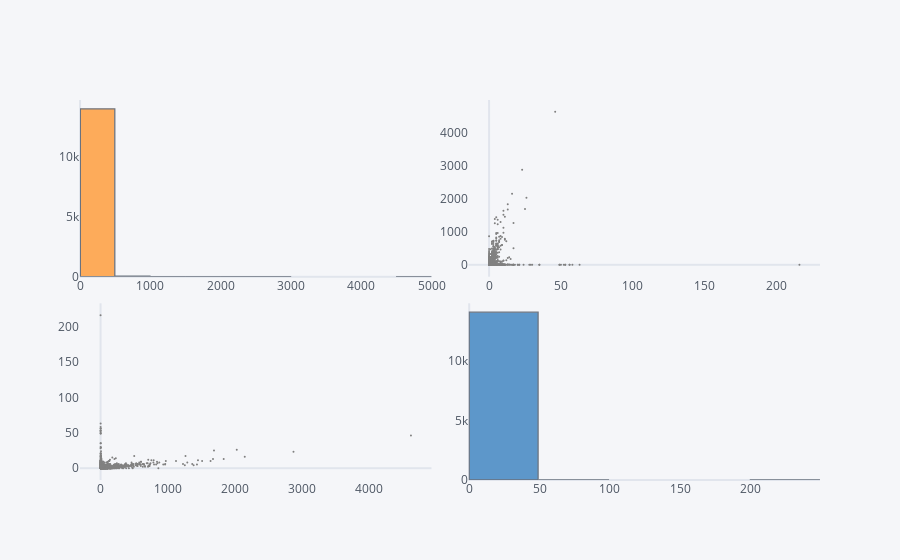

Notebook code for this chart:
### Code cell
train[['AL',"BA"]].scatter_matrix()

### Figure 1 — Plotly figure (JSON) as saved in the notebook; plotly's stock layout.template omitted (floating-point values rounded to 4 significant figures; data arrays with more than 128 entries replaced by an {"elided": "..."} marker saying what was removed)
{"data": [{"histfunc": "count", "histnorm": "", "marker": {"color": "rgba(255, 153, 51, 1.0)", "line": {"color": "#4D5663", "width": 1.3}}, "name": "AL", "nbinsx": 10, "opacity": 0.8, "orientation": "v", "type": "histogram", "x": {"elided": "14095 int values"}, "xaxis": "x", "yaxis": "y"}, {"line": {"color": "rgba(128, 128, 128, 1.0)", "dash": "solid", "shape": "linear", "width": 1.3}, "marker": {"size": 2, "symbol": "circle"}, "mode": "markers", "name": "AL", "text": "", "type": "scatter", "x": {"elided": "14095 int values"}, "xaxis": "x2", "y": {"elided": "14095 int values"}, "yaxis": "y2"}, {"line": {"color": "rgba(128, 128, 128, 1.0)", "dash": "solid", "shape": "linear", "width": 1.3}, "marker": {"size": 2, "symbol": "circle"}, "mode": "markers", "name": "BA", "text": "", "type": "scatter", "x": {"elided": "14095 int values"}, "xaxis": "x3", "y": {"elided": "14095 int values"}, "yaxis": "y3"}, {"histfunc": "count", "histnorm": "", "marker": {"color": "rgba(55, 128, 191, 1.0)", "line": {"color": "#4D5663", "width": 1.3}}, "name": "BA", "nbinsx": 10, "opacity": 0.8, "orientation": "v", "type": "histogram", "x": {"elided": "14095 int values"}, "xaxis": "x4", "yaxis": "y4"}], "layout": {"bargap": 0.02, "legend": {"bgcolor": "#F5F6F9", "font": {"color": "#4D5663"}}, "paper_bgcolor": "#F5F6F9", "plot_bgcolor": "#F5F6F9", "showlegend": false, "title": {"font": {"color": "#4D5663"}}, "xaxis": {"anchor": "y", "domain": [0, 0.475], "gridcolor": "#E1E5ED", "showgrid": false, "tickfont": {"color": "#4D5663"}, "title": {"font": {"color": "#4D5663"}, "text": ""}, "zerolinecolor": "#E1E5ED"}, "xaxis2": {"anchor": "y2", "domain": [0.525, 1], "gridcolor": "#E1E5ED", "showgrid": false, "tickfont": {"color": "#4D5663"}, "title": {"font": {"color": "#4D5663"}, "text": ""}, "zerolinecolor": "#E1E5ED"}, "xaxis3": {"anchor": "y3", "domain": [0, 0.475], "gridcolor": "#E1E5ED", "showgrid": false, "tickfont": {"color": "#4D5663"}, "title": {"font": {"color": "#4D5663"}, "text": ""}, "zerolinecolor": "#E1E5ED"}, "xaxis4": {"anchor": "y4", "domain": [0.525, 1], "gridcolor": "#E1E5ED", "showgrid": false, "tickfont": {"color": "#4D5663"}, "title": {"font": {"color": "#4D5663"}, "text": ""}, "zerolinecolor": "#E1E5ED"}, "yaxis": {"anchor": "x", "domain": [0.535, 1.0], "gridcolor": "#E1E5ED", "showgrid": false, "tickfont": {"color": "#4D5663"}, "title": {"font": {"color": "#4D5663"}, "text": ""}, "zerolinecolor": "#E1E5ED"}, "yaxis2": {"anchor": "x2", "domain": [0.535, 1.0], "gridcolor": "#E1E5ED", "showgrid": false, "tickfont": {"color": "#4D5663"}, "title": {"font": {"color": "#4D5663"}, "text": ""}, "zerolinecolor": "#E1E5ED"}, "yaxis3": {"anchor": "x3", "domain": [0, 0.465], "gridcolor": "#E1E5ED", "showgrid": false, "tickfont": {"color": "#4D5663"}, "title": {"font": {"color": "#4D5663"}, "text": ""}, "zerolinecolor": "#E1E5ED"}, "yaxis4": {"anchor": "x4", "domain": [0, 0.465], "gridcolor": "#E1E5ED", "showgrid": false, "tickfont": {"color": "#4D5663"}, "title": {"font": {"color": "#4D5663"}, "text": ""}, "zerolinecolor": "#E1E5ED"}}}
